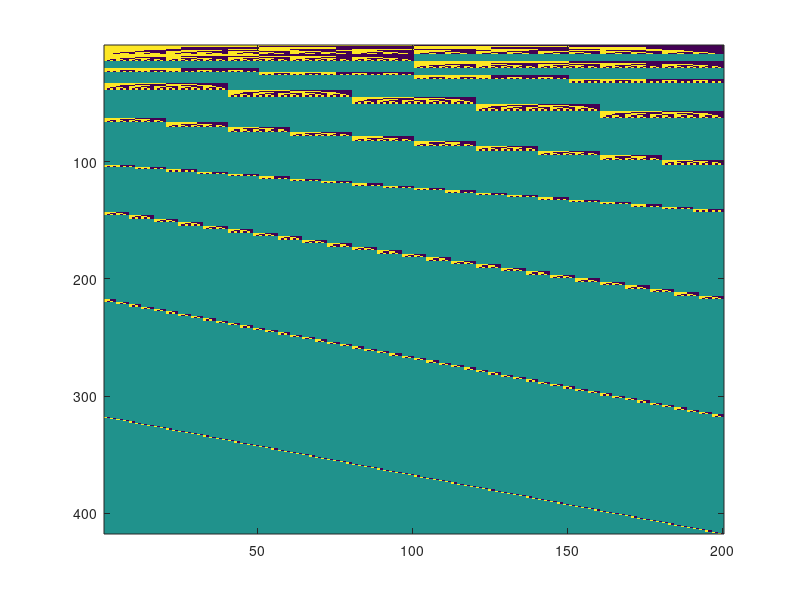

The MATLAB script that drew this image:
%% Creation of binary wavelets
clear

N=200;  %Length of the input signal

%generate mother wave
Wave=zeros(1,N);
Wave(1:2:end)=1;
Wave=2*Wave-1;
ll=0;
A=[];
%% NUWS
Mother=[];
divisors=[1; unique(cumprod(perms(factor(N)),2))];
f=divisors(1:end-1);
t=linspace(0,1,N);
%generate mother waves with different frquencies
for l=f
    Mother=[Mother ;2*(sin(2*pi*l*t)>=0)-1];
end
A=[]
scales=[f];
for i=1:length(scales)
    A=[A;kron(eye(scales(i)),Mother(i:end,1:N/scales(i)))];
end
A=unique(A,'rows','stable');
A=(A(sum(A,2)==0,:))
imagesc(A)